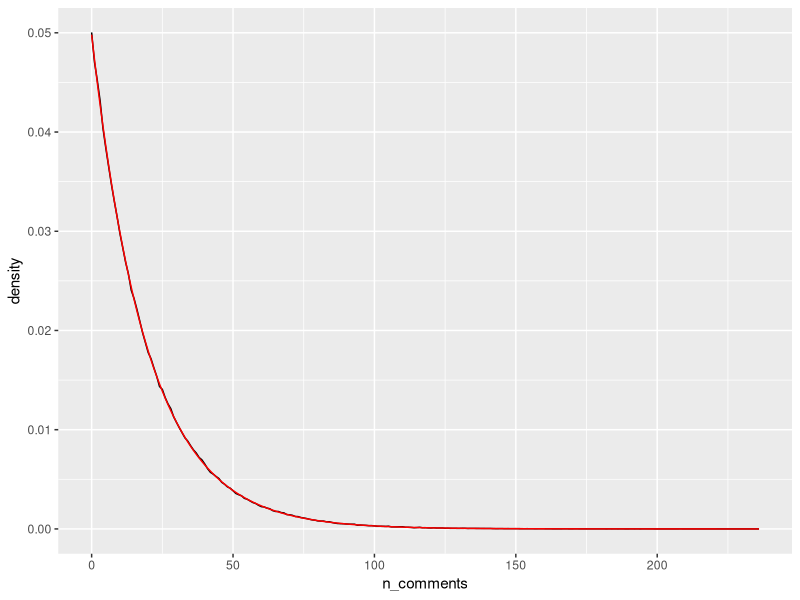

This figure's R source: (Note: this script raises an error after producing the figure.)
## ---- chunk 1
knitr::opts_chunk$set(echo = TRUE)
## ---- chunk 2
library(tidyverse)

sim <- replicate(1e6, which(cumsum(rexp(250, 1:250)) > 3)[1] - 1)

mean(sim, na.rm = TRUE)
## ---- chunk 3
comment_counts <- tibble(n_comments = sim) %>%
  count(n_comments) %>%
  mutate(density = n / sum(n))

library(broom)

augmented_exp <- nls(density ~ lambda * exp(-lambda * n_comments),
                     data = comment_counts,
                     start = list(lambda = 1)) %>%
  augment(comment_counts)

augmented_geometric <- nls(density ~ (1 - p) ^ n_comments * p,
                           data = comment_counts,
                           start = list(p = .05)) %>%
  augment(comment_counts)

augmented_geometric %>%
  ggplot(aes(n_comments, density)) +
  geom_line() +
  geom_line(aes(y = .fitted), color = "red")
## ---- chunk 4
tidy_sim <- crossing(trial = 1:5e4,
         step = 1:250) %>%
  mutate(waiting = rexp(n(), step)) %>%
  group_by(trial) %>%
  mutate(cumulative = cumsum(waiting)) %>%
  ungroup()

ncomments <- tidy_sim %>%
  mutate(within_3 = cumulative < 3) %>%
  group_by(trial) %>%
  summarize(n_comments = sum(within_3))
## ---- chunk 5
comments_by_threshold <- tidy_sim %>%
  crossing(threshold = seq(.25, 3, .25)) %>%
  mutate(within = cumulative < threshold) %>%
  group_by(threshold, trial) %>%
  summarize(n_comments = sum(within))

comments_by_threshold %>%
  summarize(expected_value = mean(n_comments)) %>%
  ggplot(aes(threshold, expected_value)) +
  geom_line() +
  geom_line(aes(y = exp(threshold) - 1), color = "red") +
  labs(x = "# of days",
       y = "Expected number of comments",
       title = "How many comments cumulatively over time?",
       subtitle = "Red line shows exp(x) - 1")

comment_counts %>%
  filter(!is.na(n_comments)) %>%
  ggplot(aes(n_comments, density)) +
  geom_line() +
  geom_line(aes(y = (1 - 1 / exp(3)) ^ n_comments / exp(3)), color = "red")
